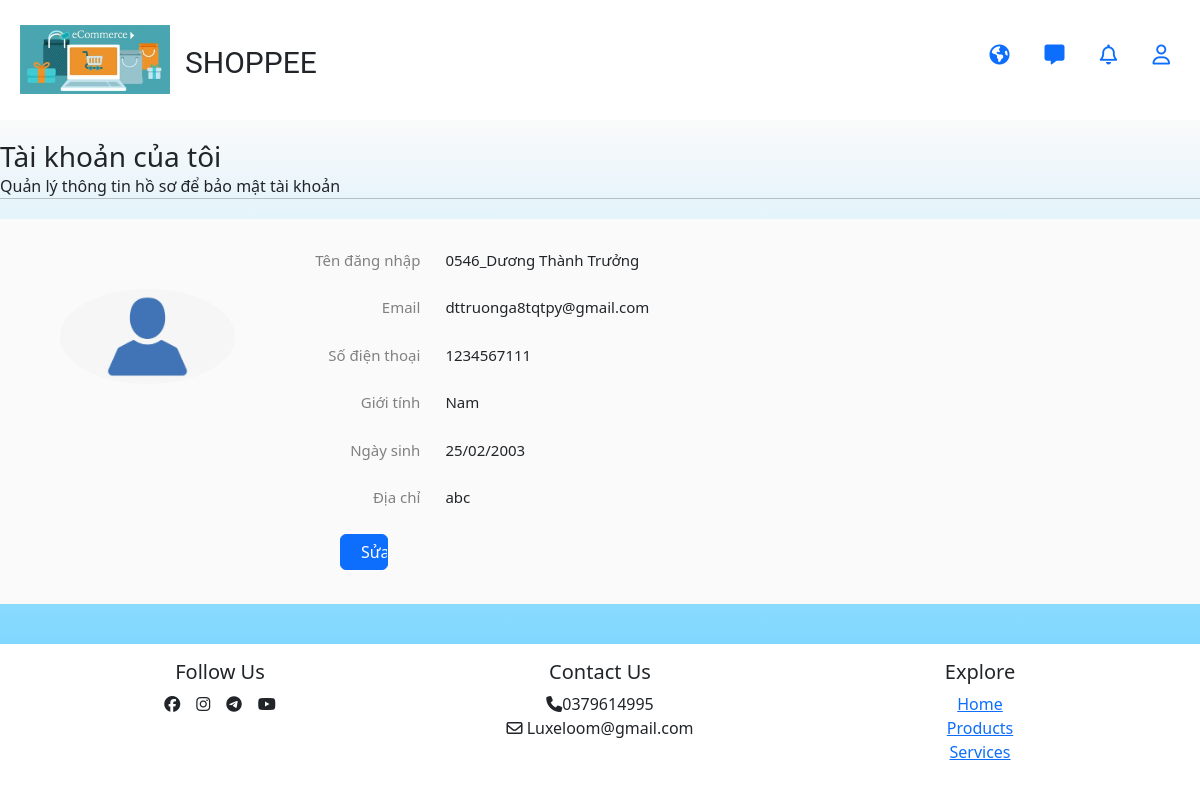
/VIEWS/profile/profile.php (signed in), run on an earlier commit of the app's database.
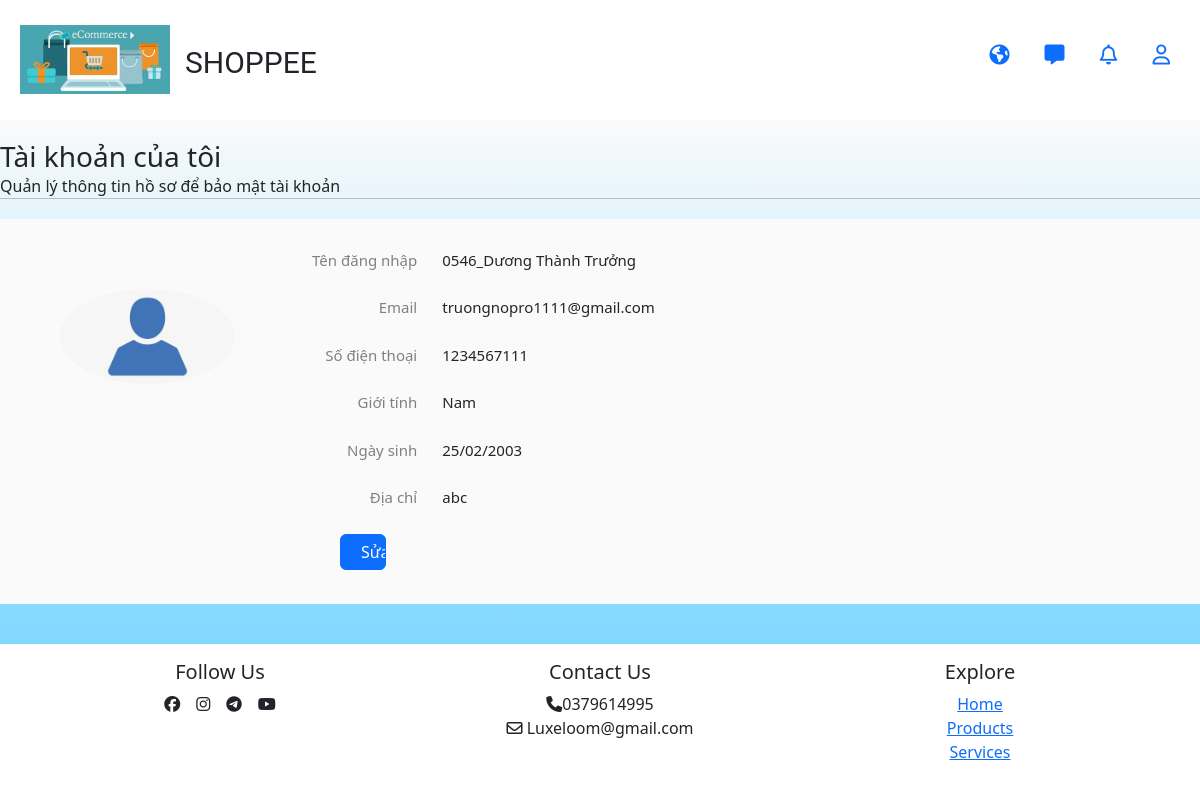
And on a later commit of the database.
### tables this page shows
CREATE TABLE IF NOT EXISTS `users` (
  `id` int(11) NOT NULL AUTO_INCREMENT,
  `ten` varchar(50) NOT NULL DEFAULT '0',
  `diachi` varchar(50) DEFAULT '0',
  `sdt` varchar(15) DEFAULT '0',
  `email` varchar(50) DEFAULT '0',
  `src` varchar(200) DEFAULT '0',
  `usertype` varchar(10) NOT NULL DEFAULT '0',
  `google_id` varchar(200) DEFAULT NULL,
  `dob` date DEFAULT NULL,
  `facebook_id` varchar(200) DEFAULT NULL,
  `gender` varchar(50) DEFAULT 'Nam',
  PRIMARY KEY (`id`)
);

### MODEL/ProfileModel.php (called while the page is built, shortened)
<?php
    class ProfileModel{
        public function getList($id){
            $db= new Database();
            $conn= $db->getConnection();
            $sql="SELECT u.id,u.ten, u.email, u.sdt, u.src, u.dob, u.gender,u.diachi
            FROM users u
            WHERE u.id=?";
            $profileList=array();
            $stmt = $conn->prepare($sql);
        $stmt->bind_param("i", $id);
        $stmt->execute();
        $result = $stmt->get_result();
        if ($result->num_rows > 0) {
            while ($row = $result->fetch_assoc()) {
                $profileList[] = $row;
            }
        }
            return $profileList;
        }
}
?>

### CONTROLLER/ProfileController.php (called while the page is built, shortened)
<?php
    class ProfileController{
        public function getInstance()
        {
            require_once __DIR__.'\..\MODEL\ProfileModel.php';
        }
        public function getDataForView()
        {
            if(isset($_SESSION['id'])&&$_SESSION['id']!="")
            {
                $id=$_SESSION['id'];
            }
            $profileModel= new ProfileModel();
            return $profileModel->getList($id);
        }
    }
?>

### VIEWS/profile/profile.php (the view, shortened to what this page needs)
<?php
    require_once __DIR__.'\..\..\CONTROLLER\ProfileController.php';
    $profileController= new ProfileController();
    $profileList = $profileController->getDataForView();
?>
<!DOCTYPE html>
<html lang="en">
<head>
    <link rel="stylesheet" href="https://cdnjs.cloudflare.com/ajax/libs/font-awesome/6.5.1/css/all.min.css"
 />
    <link rel="stylesheet" href="https://cdn.jsdelivr.net/npm/bootstrap@5.2.3/dist/css/bootstrap.min.css">
    <link rel="stylesheet" href="/SaleSphere/STATIC/css/profile.css">
</head>
<body>
    <div class="main">
        <div class="header">
            <div class="MyLogo">
              <a class="LinkTrangChu" href="/SaleSphere/index.php">
              <img src="/SaleSphere/STATIC/assets/banner.jpg" class="img-fluid" style="width: 150px;">
              </a>
              <div class="namepage" style="font-size: 1.5rem; padding: 15px; font-family: 'Roboto'; font-size: 30px;">SHOPPEE</div>
            </div>
            <div class="navbar">
                <ul style="font-size: 20px;">
                    <li>
                        <a href="#"><i class="fa-solid fa-earth-americas"></i></a>
                    </li>
                    <li>
                        <a href="#"><i class="fa-solid fa-message"></i></a>
                    </li>
                    <li>
                        <a href="#"><i class="fa-regular fa-bell"></i></a>
                    </li>
                    <li>
                        <a href="#">
                            <i class="fa-regular fa-user"></i>
                        </a>
                    </li>
                </ul>
            </div>
          </div>
          <div class="mid">
            <h1>Tài khoản của tôi</h1>
            <p class="inf">Quản lý thông tin hồ sơ để bảo mật tài khoản</p>
            <hr>
            <div class="content">
             <?php foreach($profileList as $profile): ?>
                <div class="left_box">
                        <div class="content_img" style="display: flex; flex-direction: column;">
                            <img class="img_avatar" style="border-radius: 100%;" src="<?php if($profile['src']=='0'||$profile['src']==''){echo '/SaleSphere/STATIC/assets/default_avatar_1.jpg';} else {echo $profile['src'];} ?>" alt="">
                        </div>
                </div>
                <div class="right_box">
                <form action="/SaleSphere/CONTROLLER/ProfileController1.php" method="post" name="MyForm" id="myform">
                        <table>
                            <tr>
                                <td class="row_lbusername">
                                    <label class="lbusername">Tên đăng nhập</label>
                                </td>
                                <td class="row_txtusername">
                                    <div class="txtusername">
                                        <?php echo $profile['ten']; ?>
                                    </div>
                                </td>
                            </tr>
                            <tr>
                                <td class="row_lbemail">
                                    <label class="lbemail">Email</label>
                                </td>
                                <td class="row_txtemail">
                                    <div class="txtemail">
                                    <?php if($profile['email']=='0') {echo "Chưa cập nhật";} else {echo $profile['email'];}  ?>
                                    </div>
                                </td>
                            </tr>
                            <tr>
                                <td class="row_lbnumber">
                                    <label class="lbnumber">Số điện thoại</label>
                                </td>
                                <td class="row_txtnumber">
                                    <div class="txtnumber">
                                    <?php if($profile['sdt']=='0'){echo "Chưa cập nhật";} else {echo $profile['sdt'];} ?>
                                    </div>
                                </td>
                            </tr>
                            <tr>
                                <td class="row_lbgender">
                                    <label class="lbgender">Giới tính</label>
                                </td>
                                <td class="row_cbgender">
                                    <div class="cbmale">
                                    <?php echo $profile['gender']; ?>
                                    </div>
                                </td>
                            </tr>
                            <tr>
                                <td class="row_lbdob">
                                    <label class="lbdob">Ngày sinh</label>
                                </td>
                                <td class="row_txtdob">
                                    <div class="txtdob">
                                    <?php if(date("d/m/Y",strtotime($profile['dob']))=='01/01/1970'||date("d/m/Y",strtotime($profile['dob']))=='30/11/-0001'||date("d/m/Y",strtotime($profile['dob']))=='00/00/0000'){echo "Chưa cập nhật";} else{ echo date("d/m/Y",strtotime($profile['dob']));} ?>
                                    </div>
                                </td>
                            </tr>
                            <tr>
                                <td class="row_lbaddress">
                                    <label class="lbaddress">Địa chỉ</label>
                                </td>
                                <td class="row_txtaddress">
                                    <div class="txtaddress">
                                    <?php if($profile['diachi']=='0') {echo "Chưa cập nhật";} else {echo $profile['diachi'];} ?>
                                    </div>
                                </td>
                            </tr>
                            <tr>
                                <td class="row_btnluu">
                                <input type="submit" id="submit1" class="btnluu btn btn-primary" value="Sửa"></input>
                                </td>
                            </tr>
                            <?php endforeach;?>
                        </table>
                    </form>
                </div>
            </div>
            <h1 style="padding: 0 0 40px;"></h1>
          </div>
          <div class="footer">
            <div class="container">
              <div class="row">
                  <div class="col-md text-center mt-3 mb-4 footer_follow">
                      <h5 class="footer_follow-title">Follow Us</h5>
                      <ul class="list-unstyled d-flex justify-content-center mb-0 footer_follow-list">
                          <li class="me-3 footer_follow-list-item">
                              <a href="#" class="text-dark">
                                  <i class="fab fa-facebook"></i>
                              </a>
                          </li >
                          <li class="me-3 footer_follow-list-item">
                              <a href="#" class="text-dark">
                                  <i class="fab fa-instagram"></i>
                              </a>
                          </li>
                          <li class="me-3 footer_follow-list-item">
                              <a href="#" class="text-dark">
                                  <i class="fab fa-telegram"></i>
                              </a>
                          </li>
                          <li class="footer_follow-list-item">
                              <a href="#" class="text-dark">
                                  <i class="fab fa-youtube"></i>
                              </a>
                          </li>
                      </ul>
                  </div>
                   <div class="col-md text-center mt-md-3 mt-3 mb-4 footer_contact">
                      <h5 class="footer_contact-title">Contact Us</h5>
                      <ul class="list-unstyled mb-0 footer_contact-list">
                          <li class="footer_contact-list-item"><i class="fa-solid fa-phone"></i>0379614995</li>
                          <li class="footer_contact-list-item">
                              <i class="fa-regular fa-envelope"></i>
                              Luxeloom@gmail.com
                          </li>
                      </ul>
                  </div>
                  <div class="col-md text-center mt-md-3 mt-3 mb-4 footer_explore">
                      <h5 class="footer_explore-title">Explore</h5>
                      <ul class="list-unstyled mb-0 footer_explore-list">
                          <li class="footer_explore-list-item"><a href="#">Home</a></li>
                          <li class="footer_explore-list-item"><a href="#">Products</a></li>
                          <li class="footer_explore-list-item"><a href="#">Services</a></li>
                      </ul>
                  </div>
              </div>
          </div>
          </div>
    </div>
</body>
</html>

### STATIC/css/profile.css (style rules this page uses)
* { padding: 0; margin: 0; box-sizing: border-box; }
.MyLogo { padding: 40px; padding-left: 180px; padding-top: 15px; display: inline-flex; }
.header { height: 100px; width: 100%; background-color: white; margin: 0 0 20px; }
.mid { background-image: linear-gradient(#fafafa, #80D8FF); }
.content { padding-top: 1.25rem; padding-right: 0px; padding-bottom: 2.175rem; padding-left: 0px; margin: 0 auto; background-color: #fafafa; width: 1200px; display: flex; }
.mid .content .left_box { width: 400px; padding: 50px 0 0 250px; }
h1 { font-size: 28px; display: block; margin: 0 auto; width: 1200px; padding-top: 20px; }
hr { display: block; margin: 0 auto 20px auto; width: 100%; }
.mid .inf { margin: 0 auto; width: 1200px; }
.mid .content .right_box { padding: 10px 100px 0 100px; width: 800px; }
table { width: 600px; }
.row_lbusername, .row_lbemail, .row_lbnumber, .row_lbgender, .row_lbdob, .row_lbaddress { text-align: right; color: gray; padding-bottom: 25px; }
.row_txtusername, .row_txtemail, .row_txtnumber, .row_cbgender, .row_txtdob, .row_txtaddress { padding-bottom: 25px; padding-left: 25px; }
.row_cbgender { display: flex }
.cbmale, .cbfemale { padding-right: 20px; }
form { font-size: 15px; }
.btnluu { padding: 5px 20px; }
.row_btnluu { padding-left: 50px; }
form input { width: 60%; }
.main .header .navbar { padding: 40px 0; float: right; }
.main .header .navbar ul { list-style-type: none; }
.main .header .navbar ul li { padding-right: 30px; display: inline-block; position: relative; }
.main .mid .content .left_box .content_img .img_avatar { width: 125%; }
@media only screen and (min-width: 768px) and (max-width: 1200px) { .main .header .MyLogo { padding-left: 20px; padding-top: 25px; } }
@media only screen and (min-width: 768px) and (max-width: 1200px) { .main .mid .content { width: 100% ; margin: 0 auto; } }
@media only screen and (min-width: 768px) and (max-width: 1200px) { .main .mid .content .left_box { width: 200px !important; padding-left: 60px !important; } }
@media only screen and (min-width: 768px) and (max-width: 1200px) { .main .mid .content .right_box { width: 568px !important; padding-left: 90px !important; } }
@media only screen and (min-width: 768px) and (max-width: 1200px) { h1,.mid .inf,table { width: 100%; } }

What changed in the data, as far as the page shows it:
changed users "0546_Dương Thành Trưởng": email "dttruonga8tqtpy@gmail.com" → "truongnopro1111@gmail.com"
